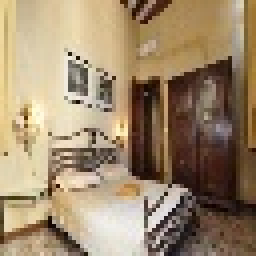
#> input picture Dataset/Bedroom/3.jpg, 64 x 64 px (shown 4 times larger)
$ jupyter execute --allow-errors PreservingGAN_Bedroom.ipynb   (shell and % lines are left out)   (older library calls are emulated)
#> lines starting #> are read from the running program, lines starting #| are printed output that depends on the picture
### Src/Bedroom/preserving_gan.py
# Bedroom

import tensorflow as tf
import numpy as np
from time import time
import matplotlib.pyplot as plt
from scipy.misc import imsave
import cv2
import itertools
from tqdm import tqdm

from Src.Bedroom.utils import *
from Src.Bedroom.neural_style import build_model
from Src.Bedroom.nets_bujo1 import *
from Src.Bedroom.models import *

# Hyperparameter
N_SAMPLES = 36

NPX = 64
LR = 1e-2
B1 = 0.4
B2 = 0.99
MAX_STEP = 400
MAIN_COEF = 1
MASK_POS = None
NOISE_COEF = LR*0

LAT_LAYER = 'relu4_1'
LAT_WEIGHT = 1
LAT_TYPE = 'Feature'
LAT_PROB = 0.5

MASK = 1
ALPHA = 0
MASK_RECON = 1 if MASK_POS is None else (1-MASK)
GAMMA = 0

MASK_TYPE = 'main'

def produce(img_cont, mask_pix, mask_lat):

    ###
    mask_pix = mask_pix*0+1
    ###

    MASK_LAT = mask_lat
    img_cont = img_cont*mask_pix.reshape((64, 64, 1))
    img_cont = preprocess(img_cont, npx=NPX)

    # Init
    tf.reset_default_graph()

    with tf.variable_scope('Paraphrasing') as scope:
        pb = tf.get_variable('Paint_board', [N_SAMPLES, 128], initializer=tf.random_normal_initializer())

    op_init_pb = tf.variables_initializer([pb])

    G, D = GeneratorAndDiscriminator()

    init_img_org = G(N_SAMPLES, noise=pb)
    init_img = tf.transpose(tf.reshape(init_img_org, [-1,3, 64, 64]), [0, 2, 3, 1])
    init_img = tf.image.resize_nearest_neighbor(init_img, [NPX, NPX])
    init_img = (init_img+1)/2*255.

    init_img_tar = init_img
    init_img *= mask_pix.reshape(1, 64, 64, 1)
    init_img_vgg = vgg_img(init_img)

    init_img_log = D(init_img_org)
    g_var = tf.contrib.framework.get_variables('Generator')
    d_var = tf.contrib.framework.get_variables('Discriminator')
    var = g_var+d_var

    net_cont = build_model(img_cont, mask=tf.constant(MASK, dtype=tf.float32))
    net_vgg = build_model(init_img_vgg, is_gen=True, mask=tf.constant(MASK, dtype=tf.float32))

    sess = tf.Session()
    saver = tf.train.Saver(var)
    saver.restore(sess, tf.train.latest_checkpoint('Model/Bedroom/'))

    print('---Build Model---')

    # Loss
    loss_cont, loss_col = sum_content_losses(sess, net_cont, net_vgg, None, None, img_cont, content_layers=[LAT_LAYER], content_layer_weights=[LAT_WEIGHT], content_types=[LAT_TYPE], mask_types=[MASK_TYPE], latent_mask=[MASK_LAT.reshape((1, 8, 8, 1))])
    loss_total = MAIN_COEF*loss_cont
    #loss_total = tf.reduce_mean((img_cont - init_img_vgg)**2)
    var_alpha = tf.get_variable(name='alpha', dtype=tf.float32, initializer=ALPHA*1.0)

    # Optim
    init_z = pb

    with tf.variable_scope('adam_optimizer') as optim:
        optimizer = tf.train.GradientDescentOptimizer(LR)

        gvs = optimizer.compute_gradients(loss_total, var_list=[init_z])
        gvs = [(grad+NOISE_COEF*tf.random_normal(tf.shape(grad)), var) for grad, var in gvs]

        op_train = optimizer.apply_gradients(gvs)
        var = tf.contrib.framework.get_variables(optim)

    op_init = tf.variables_initializer(var+[var_alpha])

    # Run
    sess.run(op_init_pb)
    sess.run(op_init)

    # Warmup

    # Iter
    for s in tqdm(range(MAX_STEP)):
        sess.run(op_train)

    # Result
    out = sess.run(init_img_tar)
    losses = sess.run(loss_col[0])

    idxs = np.argsort(losses)

    ret = []
    for i in range(N_SAMPLES):
        ret.append(np.clip(out[idxs[i]], 0, 255)/255)

    return ret

### PreservingGAN_Bedroom.ipynb
[cell 1]
# by Ray
# Bedroom

[cell 2]
import os

os.environ['CUDA_VISIBLE_DEVICES'] = '1'

[cell 3]
import matplotlib.pyplot as plt
import numpy as np
import cv2

[cell 4]
dataset_path = 'Dataset/Bedroom/'

img_path = dataset_path+'3.jpg'
img = plt.imread(img_path).astype(np.float32)
img /= 255

print('---Ref Image---')
plt.figure()
plt.imshow(img)

mask_pix = np.zeros((64, 64), np.float32)
mask_pix[5:60, 30:64] = 1

print('---Pixel Mask---')
plt.figure()
plt.imshow(mask_pix, cmap='gray')

mask_lat = cv2.resize(mask_pix, (8, 8))

print('---Latent Mask---')
plt.figure()
plt.imshow(mask_lat, cmap='gray', vmin=0, vmax=1)

# Preview
img_cont = img*mask_pix.reshape((64, 64, 1))
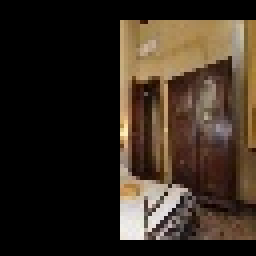
#> img_cont: shape (64, 64, 3) float32 (shown 4 times larger); mean R, G, B 0.211, 0.168, 0.126

print('---Preview---')
plt.figure()
plt.imshow(img_cont)
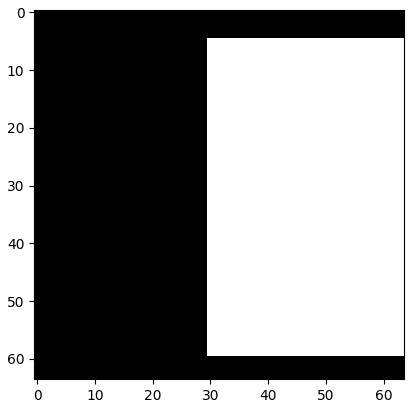
#> figure drawn by matplotlib, 1 panel
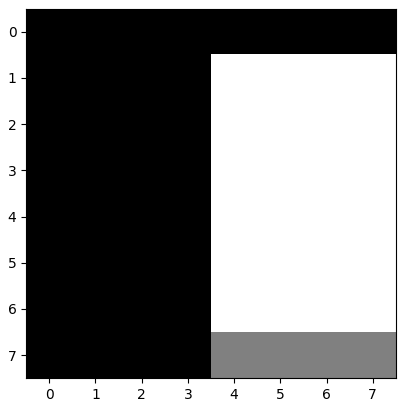
#> figure drawn by matplotlib, 1 panel

[cell 5]
import sys

sys.path.append(os.path.abspath('Lib/'))

[cell 6]
from Src.Bedroom.preserving_gan import *

#> (the rest of this cell did not finish here and is left out)

#> in produce, `mask_pix = mask_pix*0+1`: mask_pix: shape (64, 64) float32; every value is 1

$ run again, with Dataset/Bedroom/0.jpg copied over Dataset/Bedroom/3.jpg
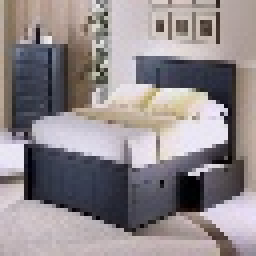
#> input picture Dataset/Bedroom/0.jpg, 64 x 64 px (shown 4 times larger)
#> `img_cont = img*mask_pix.reshape((64, 64, 1))`:
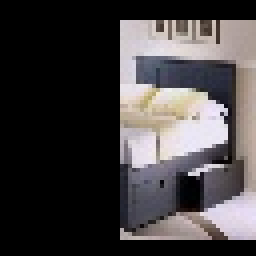
#> img_cont: shape (64, 64, 3) float32 (shown 4 times larger); mean R, G, B 0.264, 0.249, 0.254
#> mask_pix: shape (64, 64) float32; every value is 1

$ run again, with Dataset/Bedroom/1.jpg copied over Dataset/Bedroom/3.jpg
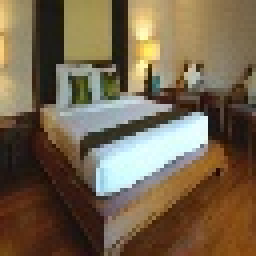
#> input picture Dataset/Bedroom/1.jpg, 64 x 64 px (shown 4 times larger)
#> `img_cont = img*mask_pix.reshape((64, 64, 1))`:
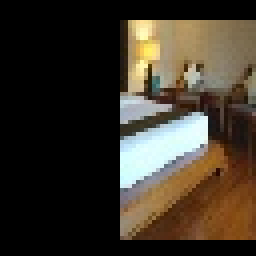
#> img_cont: shape (64, 64, 3) float32 (shown 4 times larger); mean R, G, B 0.238, 0.206, 0.161
#> mask_pix: shape (64, 64) float32; every value is 1

$ run again, with Dataset/Bedroom/10.jpg copied over Dataset/Bedroom/3.jpg
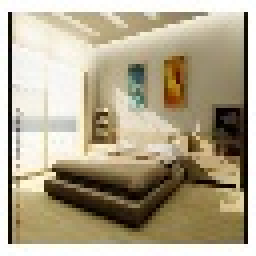
#> input picture Dataset/Bedroom/10.jpg, 64 x 64 px (shown 4 times larger)
#> `img_cont = img*mask_pix.reshape((64, 64, 1))`:
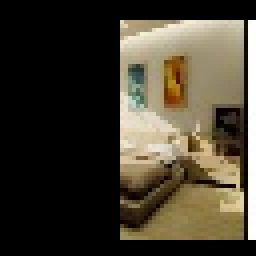
#> img_cont: shape (64, 64, 3) float32 (shown 4 times larger); mean R, G, B 0.266, 0.241, 0.186
#> mask_pix: shape (64, 64) float32; every value is 1
